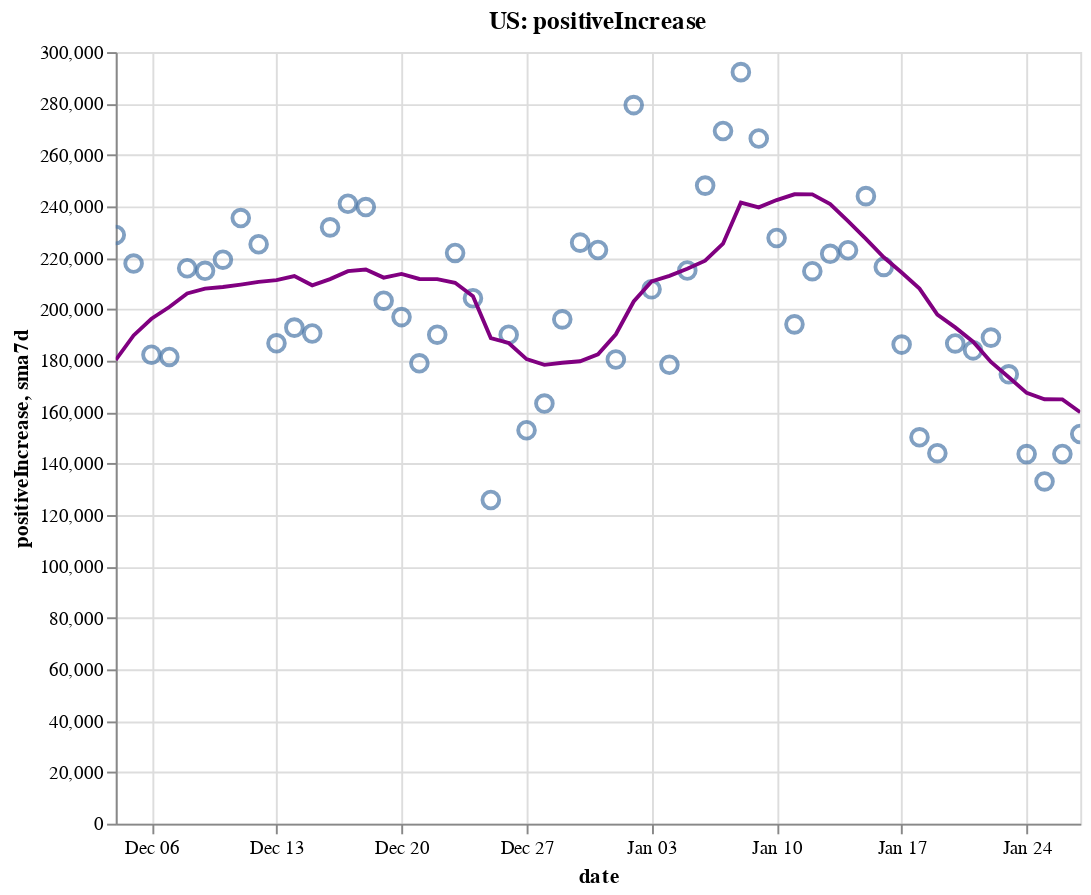

Notebook cell for this chart:
### Code cell
create_plot(us, 'positiveIncrease')

### Figure 1 — Vega-Lite specification as saved in the notebook (floating-point values rounded to 4 significant figures)
{"config": {"view": {"continuousWidth": 400, "continuousHeight": 300}}, "layer": [{"layer": [{"mark": {"type": "point", "size": 75}, "encoding": {"tooltip": [{"type": "temporal", "field": "date"}, {"type": "quantitative", "field": "positiveIncrease"}, {"type": "quantitative", "field": "sma7d"}], "x": {"type": "temporal", "field": "date"}, "y": {"type": "quantitative", "field": "positiveIncrease"}}, "selection": {"selector002": {"type": "interval", "bind": "scales", "encodings": ["x", "y"]}}}, {"mark": {"type": "line", "color": "purple"}, "encoding": {"x": {"type": "temporal", "field": "date"}, "y": {"type": "quantitative", "field": "sma7d"}}}]}, {"mark": {"type": "rule", "color": "#aaa"}, "encoding": {"x": {"type": "temporal", "field": "date"}}, "transform": [{"filter": {"selection": "selector001"}}]}, {"mark": "circle", "encoding": {"opacity": {"condition": {"value": 1, "selection": "selector001"}, "value": 0}, "tooltip": [{"type": "temporal", "field": "date"}, {"type": "quantitative", "field": "positiveIncrease"}, {"type": "quantitative", "field": "sma7d"}], "x": {"type": "temporal", "field": "date"}, "y": {"type": "quantitative", "field": "positiveIncrease"}}, "selection": {"selector001": {"type": "single", "encodings": ["x"], "on": "mouseover", "nearest": true, "empty": "none"}}}, {"mark": {"type": "text", "align": "left", "dx": 5, "dy": -5, "stroke": "white", "strokeWidth": 2}, "encoding": {"text": {"type": "quantitative", "field": "positiveIncrease"}, "tooltip": [{"type": "temporal", "field": "date"}, {"type": "quantitative", "field": "positiveIncrease"}, {"type": "quantitative", "field": "sma7d"}], "x": {"type": "temporal", "field": "date"}, "y": {"type": "quantitative", "field": "positiveIncrease"}}, "transform": [{"filter": {"selection": "selector001"}}]}, {"mark": {"type": "text", "align": "left", "dx": 5, "dy": -5}, "encoding": {"text": {"type": "quantitative", "field": "positiveIncrease"}, "tooltip": [{"type": "temporal", "field": "date"}, {"type": "quantitative", "field": "positiveIncrease"}, {"type": "quantitative", "field": "sma7d"}], "x": {"type": "temporal", "field": "date"}, "y": {"type": "quantitative", "field": "positiveIncrease"}}, "transform": [{"filter": {"selection": "selector001"}}]}], "data": {"name": "data-2b0c390fb7c1b2edc910a226dcd3a12d"}, "height": 400, "title": "US: positiveIncrease", "width": 500, "$schema": "https://vega.github.io/schema/vega-lite/v4.8.1.json", "datasets": {"data-2b0c390fb7c1b2edc910a226dcd3a12d": [{"date": "2020-12-04T00:00:00", "totalTestResultsIncrease": 1862000.0, "positiveIncrease": 228900.0, "death": 270400.0, "deathIncrease": 2563.0, "positiveRate": 0.123, "state": "US", "sma7d": 180300.0}, {"date": "2020-12-05T00:00:00", "totalTestResultsIncrease": 2222000.0, "positiveIncrease": 217800.0, "death": 272900.0, "deathIncrease": 2486.0, "positiveRate": 0.098, "state": "US", "sma7d": 189800.0}, {"date": "2020-12-06T00:00:00", "totalTestResultsIncrease": 1620000.0, "positiveIncrease": 182400.0, "death": 274000.0, "deathIncrease": 1163.0, "positiveRate": 0.113, "state": "US", "sma7d": 196300.0}, {"date": "2020-12-07T00:00:00", "totalTestResultsIncrease": 1726000.0, "positiveIncrease": 181500.0, "death": 275300.0, "deathIncrease": 1291.0, "positiveRate": 0.105, "state": "US", "sma7d": 200900.0}, {"date": "2020-12-08T00:00:00", "totalTestResultsIncrease": 1652000.0, "positiveIncrease": 216000.0, "death": 278000.0, "deathIncrease": 2680.0, "positiveRate": 0.131, "state": "US", "sma7d": 206100.0}, {"date": "2020-12-09T00:00:00", "totalTestResultsIncrease": 1804000.0, "positiveIncrease": 215000.0, "death": 281200.0, "deathIncrease": 3169.0, "positiveRate": 0.119, "state": "US", "sma7d": 208000.0}, {"date": "2020-12-10T00:00:00", "totalTestResultsIncrease": 1887000.0, "positiveIncrease": 219300.0, "death": 284300.0, "deathIncrease": 3132.0, "positiveRate": 0.116, "state": "US", "sma7d": 208700.0}, {"date": "2020-12-11T00:00:00", "totalTestResultsIncrease": 1987000.0, "positiveIncrease": 235500.0, "death": 287000.0, "deathIncrease": 2747.0, "positiveRate": 0.118, "state": "US", "sma7d": 209600.0}, {"date": "2020-12-12T00:00:00", "totalTestResultsIncrease": 1835000.0, "positiveIncrease": 225300.0, "death": 289500.0, "deathIncrease": 2497.0, "positiveRate": 0.123, "state": "US", "sma7d": 210700.0}, {"date": "2020-12-13T00:00:00", "totalTestResultsIncrease": 1770000.0, "positiveIncrease": 186800.0, "death": 291000.0, "deathIncrease": 1501.0, "positiveRate": 0.106, "state": "US", "sma7d": 211300.0}, {"date": "2020-12-14T00:00:00", "totalTestResultsIncrease": 2096000.0, "positiveIncrease": 192900.0, "death": 292400.0, "deathIncrease": 1357.0, "positiveRate": 0.092, "state": "US", "sma7d": 212900.0}, {"date": "2020-12-15T00:00:00", "totalTestResultsIncrease": 1797000.0, "positiveIncrease": 190600.0, "death": 295300.0, "deathIncrease": 2924.0, "positiveRate": 0.106, "state": "US", "sma7d": 209300.0}, {"date": "2020-12-16T00:00:00", "totalTestResultsIncrease": 1802000.0, "positiveIncrease": 231800.0, "death": 298800.0, "deathIncrease": 3453.0, "positiveRate": 0.129, "state": "US", "sma7d": 211700.0}, {"date": "2020-12-17T00:00:00", "totalTestResultsIncrease": 1865000.0, "positiveIncrease": 241000.0, "death": 302200.0, "deathIncrease": 3465.0, "positiveRate": 0.129, "state": "US", "sma7d": 214800.0}, {"date": "2020-12-18T00:00:00", "totalTestResultsIncrease": 2198000.0, "positiveIncrease": 239700.0, "death": 305100.0, "deathIncrease": 2866.0, "positiveRate": 0.109, "state": "US", "sma7d": 215400.0}, {"date": "2020-12-19T00:00:00", "totalTestResultsIncrease": 1762000.0, "positiveIncrease": 203300.0, "death": 307800.0, "deathIncrease": 2708.0, "positiveRate": 0.115, "state": "US", "sma7d": 212300.0}, {"date": "2020-12-20T00:00:00", "totalTestResultsIncrease": 1792000.0, "positiveIncrease": 197000.0, "death": 309500.0, "deathIncrease": 1668.0, "positiveRate": 0.11, "state": "US", "sma7d": 213800.0}, {"date": "2020-12-21T00:00:00", "totalTestResultsIncrease": 2025000.0, "positiveIncrease": 179000.0, "death": 311000.0, "deathIncrease": 1480.0, "positiveRate": 0.088, "state": "US", "sma7d": 211800.0}, {"date": "2020-12-22T00:00:00", "totalTestResultsIncrease": 1727000.0, "positiveIncrease": 190100.0, "death": 314100.0, "deathIncrease": 3137.0, "positiveRate": 0.11, "state": "US", "sma7d": 211700.0}, {"date": "2020-12-23T00:00:00", "totalTestResultsIncrease": 1740000.0, "positiveIncrease": 221900.0, "death": 317500.0, "deathIncrease": 3393.0, "positiveRate": 0.128, "state": "US", "sma7d": 210300.0}, {"date": "2020-12-24T00:00:00", "totalTestResultsIncrease": 1937000.0, "positiveIncrease": 204300.0, "death": 320400.0, "deathIncrease": 2958.0, "positiveRate": 0.105, "state": "US", "sma7d": 205100.0}, {"date": "2020-12-25T00:00:00", "totalTestResultsIncrease": 1373000.0, "positiveIncrease": 125900.0, "death": 322000.0, "deathIncrease": 1553.0, "positiveRate": 0.092, "state": "US", "sma7d": 188800.0}, {"date": "2020-12-26T00:00:00", "totalTestResultsIncrease": 2122000.0, "positiveIncrease": 190100.0, "death": 323400.0, "deathIncrease": 1426.0, "positiveRate": 0.09, "state": "US", "sma7d": 186900.0}, {"date": "2020-12-27T00:00:00", "totalTestResultsIncrease": 1340000.0, "positiveIncrease": 153000.0, "death": 324800.0, "deathIncrease": 1397.0, "positiveRate": 0.114, "state": "US", "sma7d": 180600.0}, {"date": "2020-12-28T00:00:00", "totalTestResultsIncrease": 1477000.0, "positiveIncrease": 163300.0, "death": 326300.0, "deathIncrease": 1490.0, "positiveRate": 0.111, "state": "US", "sma7d": 178400.0}, {"date": "2020-12-29T00:00:00", "totalTestResultsIncrease": 1292000.0, "positiveIncrease": 196100.0, "death": 329600.0, "deathIncrease": 3289.0, "positiveRate": 0.152, "state": "US", "sma7d": 179200.0}, {"date": "2020-12-30T00:00:00", "totalTestResultsIncrease": 1534000.0, "positiveIncrease": 225900.0, "death": 333500.0, "deathIncrease": 3900.0, "positiveRate": 0.147, "state": "US", "sma7d": 179800.0}, {"date": "2020-12-31T00:00:00", "totalTestResultsIncrease": 1748000.0, "positiveIncrease": 223000.0, "death": 336800.0, "deathIncrease": 3297.0, "positiveRate": 0.128, "state": "US", "sma7d": 182500.0}, {"date": "2021-01-01T00:00:00", "totalTestResultsIncrease": 1360000.0, "positiveIncrease": 180500.0, "death": 339400.0, "deathIncrease": 2592.0, "positiveRate": 0.133, "state": "US", "sma7d": 190300.0}, {"date": "2021-01-02T00:00:00", "totalTestResultsIncrease": 2060000.0, "positiveIncrease": 279400.0, "death": 341800.0, "deathIncrease": 2406.0, "positiveRate": 0.136, "state": "US", "sma7d": 203000.0}, {"date": "2021-01-03T00:00:00", "totalTestResultsIncrease": 1401000.0, "positiveIncrease": 207800.0, "death": 343300.0, "deathIncrease": 1455.0, "positiveRate": 0.148, "state": "US", "sma7d": 210900.0}, {"date": "2021-01-04T00:00:00", "totalTestResultsIncrease": 1569000.0, "positiveIncrease": 178400.0, "death": 344800.0, "deathIncrease": 1547.0, "positiveRate": 0.114, "state": "US", "sma7d": 213000.0}, {"date": "2021-01-05T00:00:00", "totalTestResultsIncrease": 1679000.0, "positiveIncrease": 215100.0, "death": 348300.0, "deathIncrease": 3484.0, "positiveRate": 0.128, "state": "US", "sma7d": 215700.0}, {"date": "2021-01-06T00:00:00", "totalTestResultsIncrease": 1601000.0, "positiveIncrease": 248100.0, "death": 352200.0, "deathIncrease": 3902.0, "positiveRate": 0.155, "state": "US", "sma7d": 218900.0}, {"date": "2021-01-07T00:00:00", "totalTestResultsIncrease": 1915000.0, "positiveIncrease": 269300.0, "death": 356300.0, "deathIncrease": 4079.0, "positiveRate": 0.141, "state": "US", "sma7d": 225500.0}, {"date": "2021-01-08T00:00:00", "totalTestResultsIncrease": 2117000.0, "positiveIncrease": 292200.0, "death": 360000.0, "deathIncrease": 3780.0, "positiveRate": 0.138, "state": "US", "sma7d": 241500.0}, {"date": "2021-01-09T00:00:00", "totalTestResultsIncrease": 2064000.0, "positiveIncrease": 266400.0, "death": 363600.0, "deathIncrease": 3537.0, "positiveRate": 0.129, "state": "US", "sma7d": 239600.0}, {"date": "2021-01-10T00:00:00", "totalTestResultsIncrease": 1988000.0, "positiveIncrease": 227700.0, "death": 365700.0, "deathIncrease": 2068.0, "positiveRate": 0.115, "state": "US", "sma7d": 242500.0}, {"date": "2021-01-11T00:00:00", "totalTestResultsIncrease": 1844000.0, "positiveIncrease": 194100.0, "death": 367400.0, "deathIncrease": 1733.0, "positiveRate": 0.105, "state": "US", "sma7d": 244700.0}, {"date": "2021-01-12T00:00:00", "totalTestResultsIncrease": 1924000.0, "positiveIncrease": 214800.0, "death": 371400.0, "deathIncrease": 4064.0, "positiveRate": 0.112, "state": "US", "sma7d": 244700.0}, {"date": "2021-01-13T00:00:00", "totalTestResultsIncrease": 1804000.0, "positiveIncrease": 221600.0, "death": 375500.0, "deathIncrease": 4087.0, "positiveRate": 0.123, "state": "US", "sma7d": 240900.0}, {"date": "2021-01-14T00:00:00", "totalTestResultsIncrease": 2010000.0, "positiveIncrease": 222900.0, "death": 379500.0, "deathIncrease": 3915.0, "positiveRate": 0.111, "state": "US", "sma7d": 234300.0}, {"date": "2021-01-15T00:00:00", "totalTestResultsIncrease": 2280000.0, "positiveIncrease": 244000.0, "death": 383100.0, "deathIncrease": 3679.0, "positiveRate": 0.107, "state": "US", "sma7d": 227400.0}, {"date": "2021-01-16T00:00:00", "totalTestResultsIncrease": 2036000.0, "positiveIncrease": 216500.0, "death": 386800.0, "deathIncrease": 3709.0, "positiveRate": 0.106, "state": "US", "sma7d": 220200.0}, {"date": "2021-01-17T00:00:00", "totalTestResultsIncrease": 1854000.0, "positiveIncrease": 186300.0, "death": 388900.0, "deathIncrease": 2053.0, "positiveRate": 0.1, "state": "US", "sma7d": 214300.0}, {"date": "2021-01-18T00:00:00", "totalTestResultsIncrease": 2089000.0, "positiveIncrease": 150200.0, "death": 390300.0, "deathIncrease": 1395.0, "positiveRate": 0.072, "state": "US", "sma7d": 208000.0}, {"date": "2021-01-19T00:00:00", "totalTestResultsIncrease": 1698000.0, "positiveIncrease": 144000.0, "death": 392400.0, "deathIncrease": 2141.0, "positiveRate": 0.085, "state": "US", "sma7d": 197900.0}, {"date": "2021-01-20T00:00:00", "totalTestResultsIncrease": 1789000.0, "positiveIncrease": 186700.0, "death": 396800.0, "deathIncrease": 4409.0, "positiveRate": 0.104, "state": "US", "sma7d": 193000.0}, {"date": "2021-01-21T00:00:00", "totalTestResultsIncrease": 1899000.0, "positiveIncrease": 184000.0, "death": 400700.0, "deathIncrease": 3878.0, "positiveRate": 0.097, "state": "US", "sma7d": 187400.0}, {"date": "2021-01-22T00:00:00", "totalTestResultsIncrease": 1989000.0, "positiveIncrease": 189000.0, "death": 404700.0, "deathIncrease": 3980.0, "positiveRate": 0.095, "state": "US", "sma7d": 179500.0}, {"date": "2021-01-23T00:00:00", "totalTestResultsIncrease": 1925000.0, "positiveIncrease": 174700.0, "death": 408300.0, "deathIncrease": 3591.0, "positiveRate": 0.091, "state": "US", "sma7d": 173600.0}, {"date": "2021-01-24T00:00:00", "totalTestResultsIncrease": 1729000.0, "positiveIncrease": 143700.0, "death": 410200.0, "deathIncrease": 1944.0, "positiveRate": 0.083, "state": "US", "sma7d": 167500.0}, {"date": "2021-01-25T00:00:00", "totalTestResultsIncrease": 1696000.0, "positiveIncrease": 133100.0, "death": 411800.0, "deathIncrease": 1593.0, "positiveRate": 0.078, "state": "US", "sma7d": 165000.0}, {"date": "2021-01-26T00:00:00", "totalTestResultsIncrease": 1695000.0, "positiveIncrease": 143700.0, "death": 415600.0, "deathIncrease": 3734.0, "positiveRate": 0.085, "state": "US", "sma7d": 165000.0}, {"date": "2021-01-27T00:00:00", "totalTestResultsIncrease": 1621000.0, "positiveIncrease": 151500.0, "death": 419400.0, "deathIncrease": 4076.0, "positiveRate": 0.093, "state": "US", "sma7d": 160000.0}]}}
